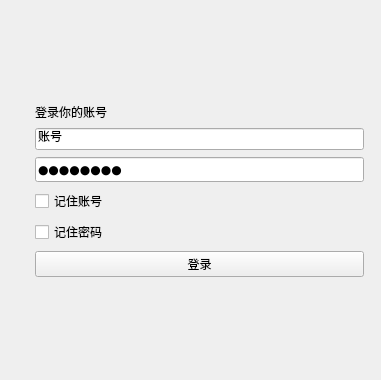
<?xml version="1.0" encoding="UTF-8"?>
<ui version="4.0">
 <class>MainWindow</class>
 <widget class="QMainWindow" name="MainWindow">
  <property name="geometry">
   <rect>
    <x>0</x>
    <y>0</y>
    <width>381</width>
    <height>380</height>
   </rect>
  </property>
  <property name="windowTitle">
   <string>shadowsocks-pyqt</string>
  </property>
  <property name="windowIcon">
   <iconset>
    <normaloff>res/Shadowsocks_logo.png</normaloff>res/Shadowsocks_logo.png</iconset>
  </property>
  <widget class="QWidget" name="centralWidget">
   <widget class="QFrame" name="MainFrame">
    <property name="enabled">
     <bool>true</bool>
    </property>
    <property name="geometry">
     <rect>
      <x>0</x>
      <y>0</y>
      <width>379</width>
      <height>379</height>
     </rect>
    </property>
    <property name="sizePolicy">
     <sizepolicy hsizetype="Minimum" vsizetype="Preferred">
      <horstretch>0</horstretch>
      <verstretch>0</verstretch>
     </sizepolicy>
    </property>
    <property name="styleSheet">
     <string notr="true">font: 9pt &quot;微软雅黑&quot;;</string>
    </property>
    <property name="frameShape">
     <enum>QFrame::NoFrame</enum>
    </property>
    <property name="frameShadow">
     <enum>QFrame::Sunken</enum>
    </property>
    <property name="lineWidth">
     <number>1</number>
    </property>
    <property name="midLineWidth">
     <number>0</number>
    </property>
    <layout class="QFormLayout" name="formLayout">
     <property name="labelAlignment">
      <set>Qt::AlignLeading|Qt::AlignLeft|Qt::AlignVCenter</set>
     </property>
     <property name="formAlignment">
      <set>Qt::AlignCenter</set>
     </property>
     <property name="horizontalSpacing">
      <number>20</number>
     </property>
     <property name="verticalSpacing">
      <number>7</number>
     </property>
     <property name="leftMargin">
      <number>15</number>
     </property>
     <property name="topMargin">
      <number>15</number>
     </property>
     <property name="rightMargin">
      <number>15</number>
     </property>
     <property name="bottomMargin">
      <number>15</number>
     </property>
     <item row="0" column="1">
      <widget class="QLabel" name="LoginLable">
       <property name="text">
        <string>登录你的账号</string>
       </property>
      </widget>
     </item>
     <item row="3" column="1">
      <widget class="QLineEdit" name="PwdEdit">
       <property name="font">
        <font>
         <family>微软雅黑</family>
         <pointsize>9</pointsize>
         <weight>50</weight>
         <italic>false</italic>
         <bold>false</bold>
        </font>
       </property>
       <property name="inputMethodHints">
        <set>Qt::ImhNoAutoUppercase|Qt::ImhNoPredictiveText|Qt::ImhSensitiveData</set>
       </property>
       <property name="text">
        <string>password</string>
       </property>
       <property name="maxLength">
        <number>32767</number>
       </property>
       <property name="echoMode">
        <enum>QLineEdit::PasswordEchoOnEdit</enum>
       </property>
      </widget>
     </item>
     <item row="4" column="1">
      <widget class="QCheckBox" name="RememberUser">
       <property name="toolTip">
        <string/>
       </property>
       <property name="text">
        <string>记住账号</string>
       </property>
      </widget>
     </item>
     <item row="5" column="1">
      <widget class="QCheckBox" name="RememberPwd">
       <property name="toolTip">
        <string/>
       </property>
       <property name="text">
        <string>记住密码</string>
       </property>
      </widget>
     </item>
     <item row="6" column="1">
      <widget class="QPushButton" name="LoginButton">
       <property name="text">
        <string>登录</string>
       </property>
      </widget>
     </item>
     <item row="1" column="1">
      <widget class="QLineEdit" name="Username">
       <property name="text">
        <string>账号</string>
       </property>
      </widget>
     </item>
    </layout>
   </widget>
  </widget>
 </widget>
 <resources/>
 <connections/>
</ui>
